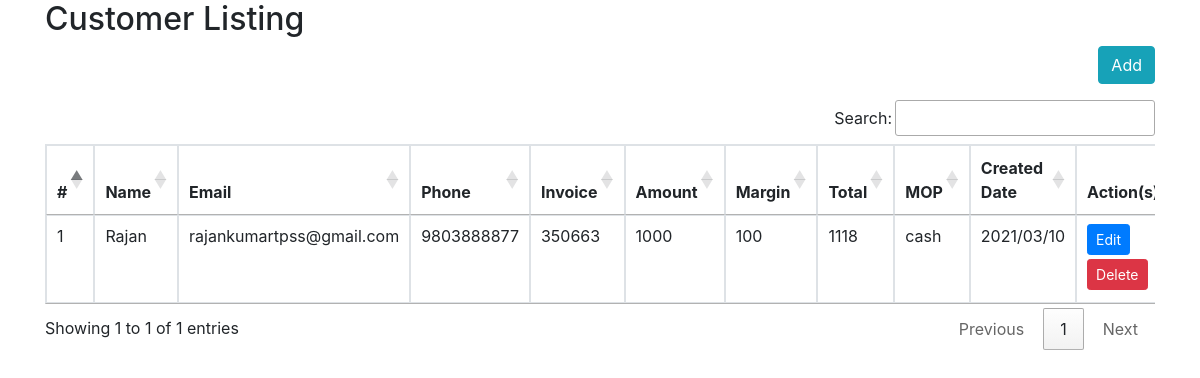
The page / on the database its author committed.
### tables this page shows
CREATE TABLE `customers` (
  `id` int(11) NOT NULL,
  `name` varchar(150) NOT NULL,
  `email` varchar(50) NOT NULL,
  `phone` varchar(50) NOT NULL,
  `address` text NOT NULL,
  `particulars` text NOT NULL,
  `modPayment` varchar(50) NOT NULL,
  `amount` int(11) NOT NULL,
  `invoiceNumber` int(11) NOT NULL,
  `gstNumber` varchar(50) NOT NULL,
  `total` int(11) NOT NULL,
  `margin` int(11) NOT NULL,
  `created_at` timestamp NOT NULL DEFAULT CURRENT_TIMESTAMP
);

### queries.php (called while the page is built, shortened)
<?php
class Query {
    function index() {
        $sql = mysqli_query($GLOBALS['connect'], "SELECT * FROM `customers`");
        $records = $sql->fetch_all(MYSQLI_ASSOC);
        $response = array();
        if(count($records)){
            $response['status'] = 200;
            $response['message'] = 'Records inserted successfully.';
            $response['data'] = $records;
        } else{
            $response['status'] = 500;
            $response['message'] = "ERROR occured!";
            $response['data'] = array();
        }
        return $response;
    }
}

### index.php (the view, shortened to what this page needs)
<?php
include './queries.php';
$object = new Query();
$response = $object->index();
?>
<!DOCTYPE html>
<html lang="en">
    <head>
        <link rel="stylesheet" href="https://cdn.jsdelivr.net/npm/bootstrap@4.5.3/dist/css/bootstrap.min.css">
        <link rel="stylesheet" type="text/css" href="//cdn.datatables.net/1.10.23/css/jquery.dataTables.min.css"/>
    </head>
    <body>
        <div class="container">
            <h2>Customer Listing</h2>
         <div class="row">
            <div class="col-sm-12 d-flex justify-content-end mb-3">
                <a href="/tpsspl-1/core/form.php" class="btn btn-info">Add</a>
            </div>
        </div>
        <div class="table-responsive">
        <table class="table table-bordered" id="userTable">
            <thead>
                <tr>
                    <th>#</th>
                    <th>Name</th>
                    <th>Email</th>
                    <th>Phone</th>
                    <th>Invoice</th>
                    <th>Amount</th>
                    <th>Margin</th>
                    <th>Total</th>
                    <th>MOP</th>
                    <th>Created Date</th>
                    <th>Action(s)</th>
                </tr>
            </thead>
            <tbody>
            <?php if (!empty($response['data'])) { ?>
                <?php foreach ($response['data'] as $key => $user) { ?>
                    <tr>
                        <td><?php echo ++$key; ?></td>
                        <td><?php echo $user['name']; ?></td>
                        <td><?php echo $user['email']; ?></td>
                        <td><?php echo $user['phone']; ?></td>
                        <td><?php echo $user['invoiceNumber']; ?></td>
                        <td><?php echo $user['amount']; ?></td>
                        <td><?php echo $user['margin']; ?></td>
                        <td><?php echo $user['total']; ?></td>
                        <td><?php echo $user['modPayment']; ?></td>
                        <td><?php echo date_format(date_create($user['created_at']), "Y/m/d"); ?></td>
                        <td>
                            <a href="<?php echo 'form.php?edit=' . $user['id']; ?>" class="btn btn-sm btn-primary mr-1 mb-1">Edit</a>
                            <a href="<?php echo 'form.php?del=' . $user['id']; ?>" class="btn btn-sm btn-danger mb-1">Delete</a>
                        </td>
                    </tr>
                <?php } ?>
            <?php } ?>
            </tbody>
        </table>
        </div>
        </div>
    </body>
</html>

### rows shown on the page
customers: name "Rajan", email "rajankumartpss@gmail.com", phone "9803888877", invoiceNumber "350663", amount "1000", margin "100", total "1118", modPayment "cash", created_at "2021/03/10"
